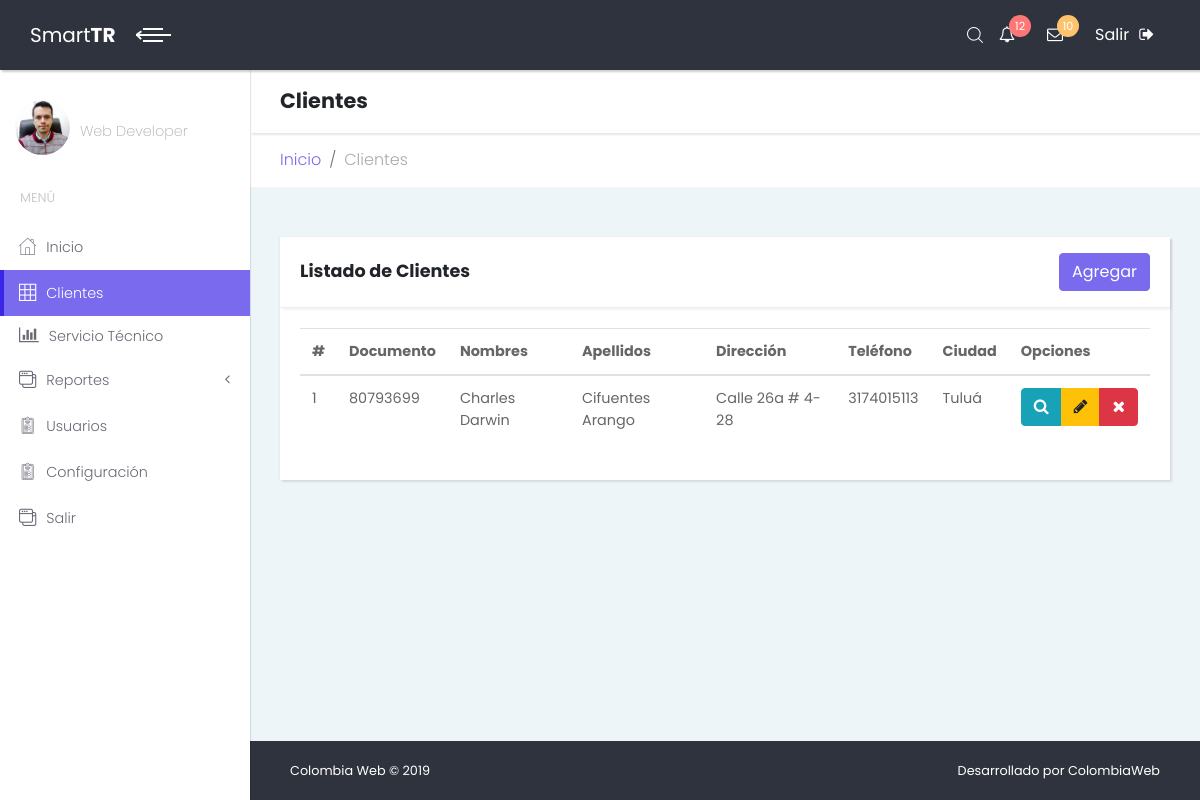
/index.php/ccustomers, run on an earlier commit of the app's database.
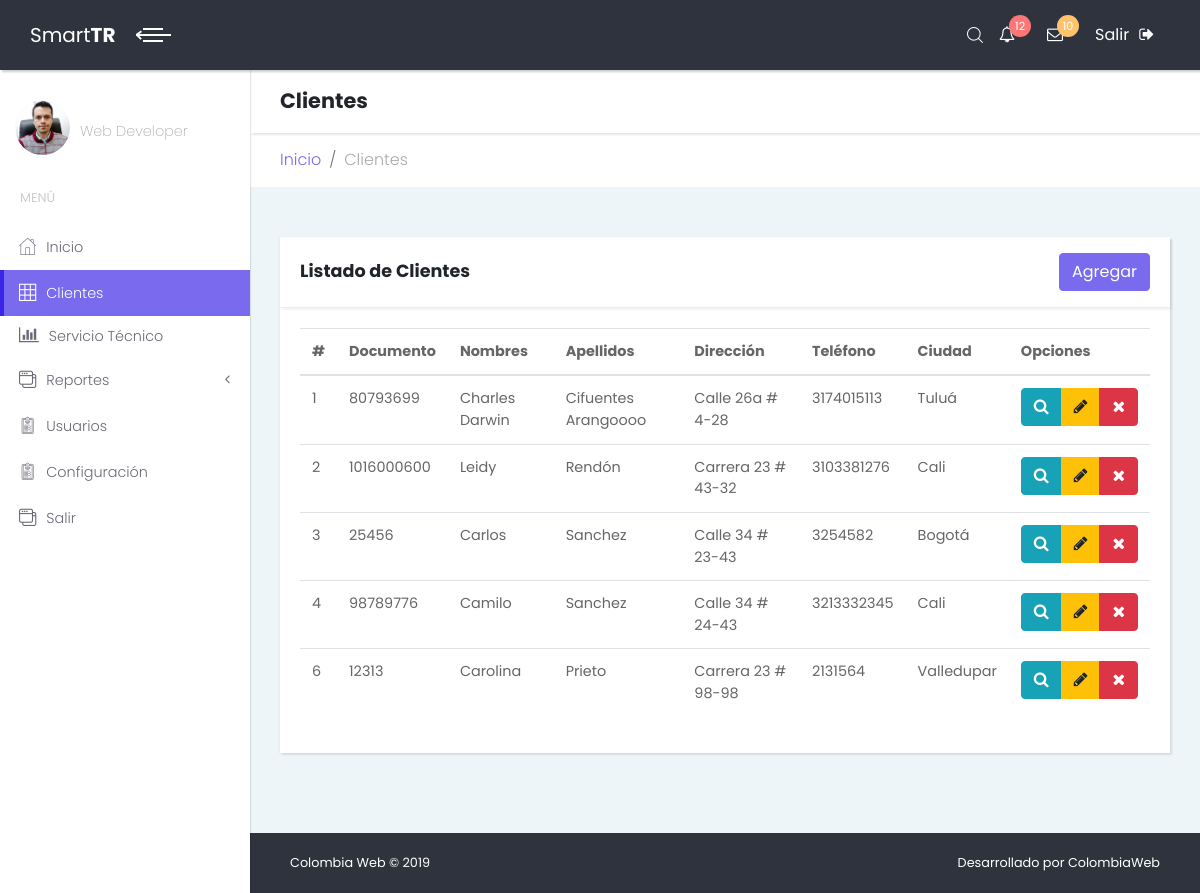
And on a later commit of the database.
### tables this page shows
CREATE TABLE `customers` (
  `customer_id` int(11) NOT NULL,
  `customer_nit` int(11) NOT NULL,
  `customer_firstname` varchar(45) DEFAULT NULL,
  `customer_lastname` varchar(45) DEFAULT NULL,
  `customer_address` varchar(45) DEFAULT NULL,
  `customer_phone` varchar(45) DEFAULT NULL,
  `customer_email` varchar(45) DEFAULT NULL,
  `customer_city` varchar(45) DEFAULT NULL,
  `customer_status` tinyint(1) NOT NULL DEFAULT '1'
);

### application/controllers/Ccustomers.php (called while the page is built, shortened)
<?php
class Ccustomers extends CI_Controller {
	public function __construct()
  	{
  		$this->load->model('mcustomers');
	}
	public function index()
	{
		$data = array('customers' => $this->mcustomers->get_customers());
		$this->load->view('layout/header');
		$this->load->view('layout/sidebar');
		$this->load->view('customers/list',$data);
		$this->load->view('layout/footer');
	}
}

### index.php (called while the page is built, shortened)
<?php
require_once BASEPATH.'core/CodeIgniter.php';

### application/models/Mcustomers.php (called while the page is built, shortened)
<?php
class Mcustomers extends CI_model{
    public function get_customers()
    {
        $this->db->where('customer_status','1');
        $query = $this->db->get('customers');
        return $query->result();
    }
}

### application/views/customers/list.php (the view, shortened to what this page needs)
<div class="content-inner">
          <header class="page-header">
            <div class="container-fluid">
              <h2 class="no-margin-bottom">Clientes</h2>
            </div>
          </header>
          <div class="breadcrumb-holder container-fluid">
            <ul class="breadcrumb">
              <li class="breadcrumb-item"><a href="<?php echo base_url('chome');?>">Inicio</a></li>
              <li class="breadcrumb-item active">Clientes</li>
            </ul>
          </div>
          <section class="tables">
            <div class="container-fluid">
              <div class="row">
                <div class="col-lg-12">
                  <div class="card">
                    <div class="card-header d-flex align-items-center">
                      <h3 class="h4">Listado de Clientes</h3>
                      <a class="btn btn-primary ml-auto" href="<?php echo base_url('ccustomers/add'); ?>" role="button">Agregar</a>
                    </div>
                    <div class="card-body">
                      <div class="table-responsive">
                        <table class="table" id="table-list">
                          <thead>
                            <tr>
                              <th>#</th>
                              <th>Documento</th>
                              <th>Nombres</th>
                              <th>Apellidos</th>
                              <th>Dirección</th>
                              <th>Teléfono</th>
                              <th>Ciudad</th>
                              <th>Opciones</th>
                            </tr>
                          </thead>
                          <tbody>
                            <?php if (!empty($customers)) { ?>
                              <?php foreach ($customers as $customer) { ?>
                                <tr>
                                  <td><?php echo $customer->customer_id; ?></td>
                                  <td><?php echo $customer->customer_nit; ?></td>
                                  <td><?php echo $customer->customer_firstname; ?></td>
                                  <td><?php echo $customer->customer_lastname; ?></td>
                                  <td><?php echo $customer->customer_address; ?></td>
                                  <td><?php echo $customer->customer_phone; ?></td>
                                  <td><?php echo $customer->customer_city; ?></td>
                                  <td>
                                    <div class="btn-group" role="group" aria-label="Basic example">
                                      <button type="button" class="btn btn-info btn-view" data-toggle="modal" data-target="#customerModal" value="<?php echo $customer->customer_id ?>"><span class="fa fa-search"></span></button>
                                      <a class="btn btn-warning" href="<?php echo base_url('ccustomers/edit/'.$customer->customer_id.'') ?>" role="button"><span class="fa fa-pencil"></span></a>
                                      <button type="button" class="btn btn-danger btn-delete" value="<?php echo $customer->customer_id ?>"><span class="fa fa-remove"></span></button>
                                    </div>
                                  </td>
                                </tr>
                              <?php } ?>
                            <?php } ?>
                          </tbody>
                        </table>
                      </div>
                    </div>
                  </div>
                </div>
              </div>
            </div>
          </section>

### application/views/layout/header.php (shortened to what this page needs)
<!DOCTYPE html>
<html>
  <head>
    <link rel="stylesheet" href="<?php echo base_url();?>assets/vendor/bootstrap/css/bootstrap.min.css">
    <link rel="stylesheet" href="<?php echo base_url();?>assets/vendor/font-awesome/css/font-awesome.min.css">
    <link rel="stylesheet" href="<?php echo base_url();?>assets/css/fontastic.css">
    <link rel="stylesheet" href="<?php echo base_url();?>assets/css/style.default.css" id="theme-stylesheet">
    <link rel="stylesheet" href="<?php echo base_url();?>assets/css/custom.css">
  </head>
  <body>
    <div class="page">
      <header class="header">
        <nav class="navbar">
          <div class="container-fluid">
            <div class="navbar-holder d-flex align-items-center justify-content-between">
              <div class="navbar-header">
                <a href="<?php echo base_url('chome') ?>" class="navbar-brand d-none d-sm-inline-block">
                  <div class="brand-text d-none d-lg-inline-block"><span>Smart </span><strong>TR</strong></div>
                  <div class="brand-text d-none d-sm-inline-block d-lg-none"><strong>SCRM</strong></div></a>
                <a id="toggle-btn" href="#" class="menu-btn active"><span></span><span></span><span></span></a>
              </div>
              <ul class="nav-menu list-unstyled d-flex flex-md-row align-items-md-center">
                <li class="nav-item d-flex align-items-center"><a id="search" href="#"><i class="icon-search"></i></a></li>
                <li class="nav-item dropdown"> <a id="notifications" rel="nofollow" data-target="#" href="#" data-toggle="dropdown" aria-haspopup="true" aria-expanded="false" class="nav-link"><i class="fa fa-bell-o"></i><span class="badge bg-red badge-corner">12</span></a>
                </li>
                <li class="nav-item dropdown"> <a id="messages" rel="nofollow" data-target="#" href="#" data-toggle="dropdown" aria-haspopup="true" aria-expanded="false" class="nav-link"><i class="fa fa-envelope-o"></i><span class="badge bg-orange badge-corner">10</span></a>
                </li>
                <li class="nav-item"><a href="<?php echo base_url('cauth/logout');?>" class="nav-link logout"> <span class="d-none d-sm-inline">Salir</span><i class="fa fa-sign-out"></i></a></li>
              </ul>
            </div>
          </div>
        </nav>
      </header>

### application/views/layout/sidebar.php (shortened to what this page needs)
<div class="page-content d-flex align-items-stretch">
  <nav class="side-navbar">
    <div class="sidebar-header d-flex align-items-center">
      <div class="avatar"><img src="<?php echo base_url();?>assets/img/avatar-12.jpg" alt="..." class="img-fluid rounded-circle"></div>
      <div class="title">
        <p>Web Developer</p>
      </div>
    </div>
    <span class="heading">Menú</span>
    <ul class="navbar-nav">
      <li <?php if($this->uri->segment(1)=="chome"){echo 'class="active"';}?>><a href="<?php echo base_url('chome');?>"> <i class="icon-home"></i>Inicio </a></li>
      <li <?php if($this->uri->segment(1)=="ccustomers"){echo 'class="active"';}?>><a href="<?php echo base_url('ccustomers');?>"> <i class="icon-grid"></i>Clientes </a></li>
      <li <?php if($this->uri->segment(1)=="ctechnicals"){echo 'class="active"';}?>><a href="<?php echo base_url('ctechnicals');?>"> <i class="fa fa-bar-chart"></i>Servicio Técnico </a></li>
      <li><a href="#exampledropdownDropdown" aria-expanded="false" data-toggle="collapse"> <i class="icon-interface-windows"></i>Reportes </a>
      </li>
      <li><a href="forms.html"> <i class="icon-padnote"></i>Usuarios </a></li>
      <li><a href="forms.html"> <i class="icon-padnote"></i>Configuración </a></li>
      <li><a href="<?php echo base_url('cauth/logout');?>"> <i class="icon-interface-windows"></i>Salir </a></li>
    </ul>
  </nav>

### application/views/layout/footer.php (shortened to what this page needs)
          <footer class="main-footer">
            <div class="container-fluid">
              <div class="row">
                <div class="col-sm-6">
                  <p>Colombia Web &copy; 2019</p>
                </div>
                <div class="col-sm-6 text-right">
                  <p>Desarrollado por <a href="https://www.colombiaweb.co" class="external">ColombiaWeb</a></p>
                </div>
              </div>
            </div>
          </footer>
        </div>
      </div>
    </div>
  </body>
</html>

What changed in the data, as far as the page shows it:
changed customers "Charles Darwin": customer_lastname "Cifuentes Arango" → "Cifuentes Arangoooo"
added customers: customer_id "2", customer_nit "1016000600", customer_firstname "Leidy", customer_lastname "Rendón", customer_address "Carrera 23 # 43-32", customer_phone "3103381276", customer_city "Cali"
added customers: customer_id "3", customer_nit "25456", customer_firstname "Carlos", customer_lastname "Sanchez", customer_address "Calle 34 # 23-43", customer_phone "3254582", customer_city "Bogotá"
added customers: customer_id "4", customer_nit "98789776", customer_firstname "Camilo", customer_lastname "Sanchez", customer_address "Calle 34 # 24-43", customer_phone "3213332345", customer_city "Cali"
added customers: customer_id "6", customer_nit "12313", customer_firstname "Carolina", customer_lastname "Prieto", customer_address "Carrera 23 # 98-98", customer_phone "2131564", customer_city "Valledupar"
